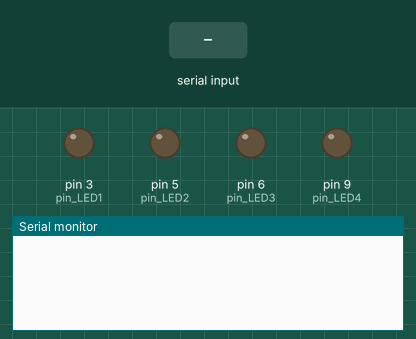
Simulated run of this sketch. Board: Arduino Uno, built with avr-gcc and run on an emulated ATmega328P. Parts: output pins drawn as LEDs (lit = HIGH), the last lines printed to the serial monitor. The test bench sets the inputs (shaded band).

Above: at 1.2 s.
1.3 s: "90,45,200\n" received over the second serial link
At 2.1 s:
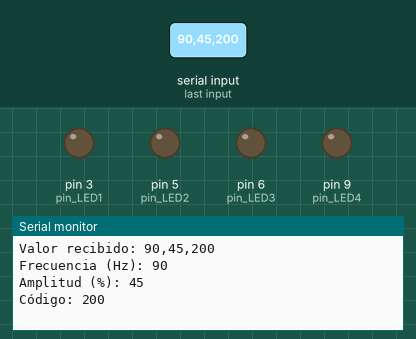
2.8 s: "90,45\n" received over the second serial link
At 4.0 s:
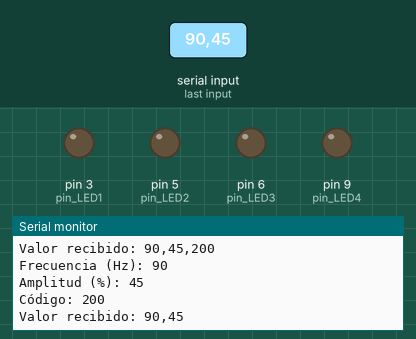
4.3 s: "2\n" received over the second serial link
At 5.4 s:
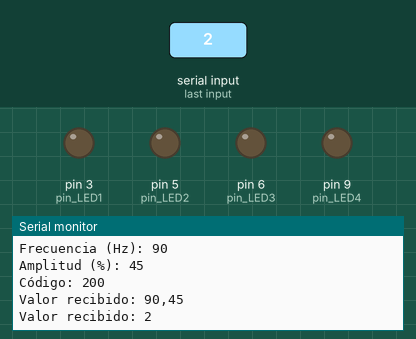

Measured:
- after the input at 1.3 s, the serial monitor: prints a new line at once (image 1)
- after the input at 2.8 s, the serial monitor: prints a new line at once (image 2)
- after the input at 4.3 s, the serial monitor: prints a new line at once (image 3)

The sketch:

Proyecto3.ino
```cpp
#include <SoftwareSerial.h>

// Objetos
SoftwareSerial miBT(10, 11);

const int pin_LED1 = 3; // LED izquierdo 1
const int pin_LED2 = 5; // LED izquierdo 2
const int pin_LED3 = 6; // LED derecho 1
const int pin_LED4 = 9; // LED derecho 2

int brightness = 0;   // Nivel de brillo inicial (0-255)
int LED_izq = 0;
int LED_der = 0;
int valorMaxLED = 100; // No debe superar 255

unsigned long previousMillis = 0; // Para manejar el parpadeo
int blinkInterval = 1000;         // Intervalo de parpadeo en ms (por defecto 1 Hz)
bool ledState = false;
int codigo = 0;                   // Código recibido desde la aplicación

void setup() {
  pinMode(pin_LED1, OUTPUT);
  pinMode(pin_LED2, OUTPUT);
  pinMode(pin_LED3, OUTPUT);
  pinMode(pin_LED4, OUTPUT);
  miBT.begin(38400);
  Serial.begin(9600);
}

void loop() {
  // Leer datos del Bluetooth
  if (miBT.available()) {
    String receivedValue = miBT.readStringUntil('\n'); // Leer hasta un salto de línea
    Serial.print("Valor recibido: ");
    Serial.println(receivedValue);

    // Separar los valores
    int firstCommaIndex = receivedValue.indexOf(',');
    int secondCommaIndex = receivedValue.indexOf(',', firstCommaIndex + 1);

    if (firstCommaIndex > 0 && secondCommaIndex > firstCommaIndex) {
      String frecuenciaStr = receivedValue.substring(0, firstCommaIndex);
      String amplitudStr = receivedValue.substring(firstCommaIndex + 1, secondCommaIndex);
      String codigoStr = receivedValue.substring(secondCommaIndex + 1);

      int frecuencia = frecuenciaStr.toInt();
      int amplitud = amplitudStr.toInt();
      codigo = codigoStr.toInt();

      // Calcular el intervalo de parpadeo
      if (frecuencia > 0) {
        blinkInterval = 1000 / frecuencia;
      }

      // Calcular el brillo de los LEDs
      LED_izq = map(amplitud, 0, 100, 0, valorMaxLED);
      LED_der = map(amplitud, 0, 100, 0, valorMaxLED);

      Serial.print("Frecuencia (Hz): ");
      Serial.println(frecuencia);
      Serial.print("Amplitud (%): ");
      Serial.println(amplitud);
      Serial.print("Código: ");
      Serial.println(codigo);
    }
  }

  // Manejo del parpadeo basado en el código
  unsigned long currentMillis = millis();
  if (currentMillis - previousMillis >= blinkInterval) {
    previousMillis = currentMillis; // Actualizar tiempo previo
    ledState = !ledState;           // Cambiar el estado del LED

    if (codigo == 2) {
      // Secuencia alternada: LEDs derechos y luego izquierdos
      if (ledState) {
        analogWrite(pin_LED1, 0);
        analogWrite(pin_LED2, 0);
        analogWrite(pin_LED3, LED_der);
        analogWrite(pin_LED4, LED_der);
      } else {
        analogWrite(pin_LED1, LED_izq);
        analogWrite(pin_LED2, LED_izq);
        analogWrite(pin_LED3, 0);
        analogWrite(pin_LED4, 0);
      }
    } else if (codigo == 1 || codigo == 6) {
      // Secuencia sincronizada: todos los LEDs se encienden y apagan a la vez
      if (ledState) {
        analogWrite(pin_LED1, LED_izq);
        analogWrite(pin_LED2, LED_izq);
        analogWrite(pin_LED3, LED_der);
        analogWrite(pin_LED4, LED_der);
      } else {
        analogWrite(pin_LED1, 0);
        analogWrite(pin_LED2, 0);
        analogWrite(pin_LED3, 0);
        analogWrite(pin_LED4, 0);
      }
    } else {
      // Apagar todos los LEDs si el código no es válido
      analogWrite(pin_LED1, 0);
      analogWrite(pin_LED2, 0);
      analogWrite(pin_LED3, 0);
      analogWrite(pin_LED4, 0);
    }
  }
}
```
